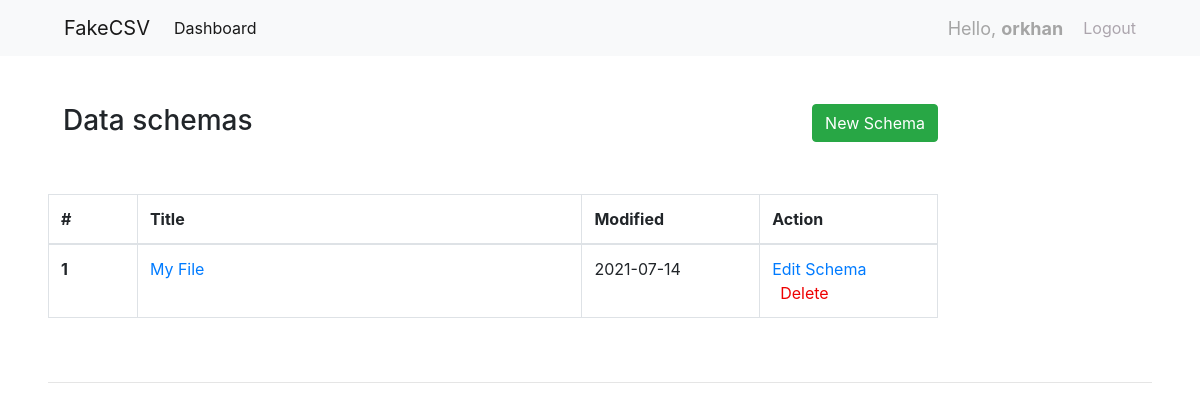
The page /dashboard/ (signed in) on the database its author committed.
### User/models.py (models this page shows, shortened)
class Schema(models.Model):
    schemaTitle = models.CharField(max_length = 150)
    separator = models.ForeignKey(Separator, on_delete=models.CASCADE)
    stringCharacter = models.ForeignKey(StringCharacter,on_delete=models.CASCADE)
    schemaColumns = models.ManyToManyField(SchemaColumn, blank=True)
    user_id = models.IntegerField()
    date_created = models.DateTimeField(auto_now_add=True)
    date_update = models.DateTimeField(auto_now_add=True)
    status = models.IntegerField(default=1)

### User/views.py (the view)
# urls.py: path('dashboard/', views.DashboardView, name='dashboard'),
@login_required
def DashboardView(request):
    schema = Schema.objects.filter(user_id=request.user.id).order_by('-id')     #getting schemas data
    context = {'schemas':schema}
    return render(request, 'dashboard.html', context)

### User/templates/dashboard.html (shortened to what this page needs)
{% extends 'layouts/content.html' %}
{% block content %}
    <div class="mx-5 mt-5">
        <div class="row col-sm-12 col-md-10">
            <div class="col-sm-12 col-md-6">
                <h3>Data schemas</h3>
            </div>
            <div class="col-sm-12 col-md-6 pr-0">
                <a href="{% url 'User:NewSchema' %}" class="btn btn-success pull-right" >New Schema</a>
            </div>
            <table class="table table-bordered mt-5">
                <thead>
                <tr>
                    <th scope="col">#</th>
                    <th scope="col">Title</th>
                    <th scope="col">Modified</th>
                    <th scope="col">Action</th>
                </tr>
                </thead>
                <tbody>
                    {% for schema in schemas %}
                        <tr>
                            <th scope="row" width="10%">{{ schema.id }}</th>
                            <td><a href="{% url 'User:MySchema' schema.id %}">{{ schema.schemaTitle }}</a></td>
                            <td width="20%">{{ schema.date_update|date:"Y-m-d" }}</td>
                            <td width="20%">
                                <a href="{% url 'User:EditSchema' schema.id %}" class="d-inline">Edit Schema</a>
                                <form method="post" action="{% url 'User:DeleteSchema' schema.id %}" class="d-inline">
                                    <button type="submit" class="btn-link color-red ml-2" onclick="return confirm('Are you sure?')">Delete</button>
                                </form>
                            </td>
                        </tr>
                    {% endfor %}
                </tbody>
            </table>
        </div>
    </div>
{% endblock %}

### User/templates/includes/navbar.html (shortened to what this page needs)
{% load static %}
<nav class="navbar navbar-expand-lg navbar-light bg-light">
  <div class="collapse navbar-collapse  ml-5" id="navbarNav">
       <a class="navbar-brand" href="{% url 'User:dashboard' %}">FakeCSV</a>
    <ul class="navbar-nav">
      <li class="nav-item active">
        <a class="nav-link" href="{% url 'User:dashboard' %}">Dashboard <span class="sr-only">(current)</span></a>
      </li>
    </ul>
  </div>
    <span class="hello-msg">Hello, <b>{{ request.user }}</b></span>
    <span class="mr-5"><a  class="light-gray" href="{% url 'User:logout' %}">Logout</a></span>
</nav>

### static/css/main.css (style rules this page uses)
body { background-color: #fff; }
.hello-msg { font-size: 18px; color: #a5a5a5; margin-right: 20px; }
.light-gray { color: #aca5ad; }
.pull-right { float: right; }
.color-red { color: red; }
.btn-link { border: none; outline: none; background: none; cursor: pointer; color: #ee0000; padding: 0; font-family: inherit; font-size: inherit; }

### rows shown on the page
Schema: id "1", schemaTitle "My File", date_update "2021-07-14"

### other values the page prints
{{ request.user }} "orkhan"
